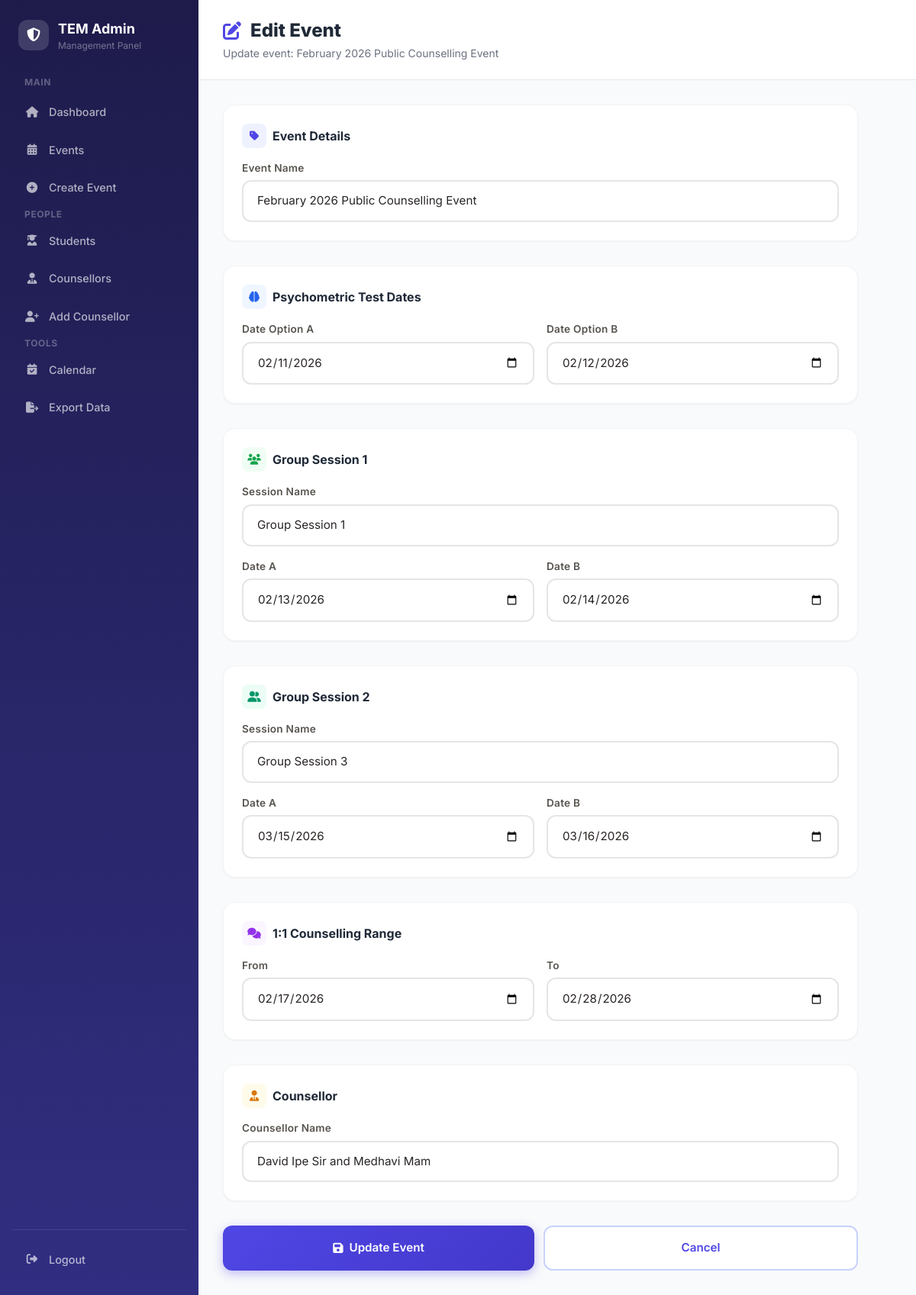
The app's page /admin/edit_event.php?id=3 (signed in) with its own data.
### tables this page shows
CREATE TABLE `schedule_master` (
  `id` int(11) NOT NULL,
  `event_name` varchar(150) DEFAULT NULL,
  `psychometric_date1` date DEFAULT NULL,
  `psychometric_date2` date DEFAULT NULL,
  `block1_session1` varchar(150) DEFAULT NULL,
  `block1_date1` date DEFAULT NULL,
  `block1_session2` varchar(150) DEFAULT NULL,
  `block1_date2` date DEFAULT NULL,
  `block2_session1` varchar(150) DEFAULT NULL,
  `block2_date1` date DEFAULT NULL,
  `block2_session2` varchar(150) DEFAULT NULL,
  `block2_date2` date DEFAULT NULL,
  `counselling_from` date DEFAULT NULL,
  `counselling_to` date DEFAULT NULL,
  `counsellors_name` varchar(120) DEFAULT NULL,
  `created_at` timestamp NOT NULL DEFAULT current_timestamp()
);

### admin/edit_event.php (the view, shortened to what this page needs)
<?php
require '../db.php';
$id = $_GET['id'] ?? die("Invalid ID");
$stmt = $pdo->prepare("SELECT * FROM schedule_master WHERE id=?");
$stmt->execute([$id]);
$event = $stmt->fetch(PDO::FETCH_ASSOC);
$en = $event['event_name'];
$p1 = $event['psychometric_date_1'] ?? $event['psychometric_date1'] ?? '';
$p2 = $event['psychometric_date_2'] ?? $event['psychometric_date2'] ?? '';
$s1n = $event['session1_name'] ?? $event['block1_session1'] ?? '';
$s1d1 = $event['session1_slot_1'] ?? $event['block1_date1'] ?? '';
$s1d2 = $event['session1_slot_2'] ?? $event['block1_date2'] ?? '';
$s2n = $event['session2_name'] ?? $event['block2_session1'] ?? '';
$s2d1 = $event['session2_slot_1'] ?? $event['block2_date1'] ?? '';
$s2d2 = $event['session2_slot_2'] ?? $event['block2_date2'] ?? '';
$cf = $event['counselling_from'] ?? '';
$ct = $event['counselling_to'] ?? '';
$cn = $event['counsellor_name'] ?? $event['counsellors_name'] ?? '';
?>
<!DOCTYPE html>
<html lang="en">
<head>
<script src="https://cdn.tailwindcss.com"></script>
<?php include 'sidebar.php'; ?>
</head>
<body class="bg-gray-50 min-h-screen flex">
<div class="flex-1 overflow-y-auto">
  <header class="bg-white border-b px-8 py-6">
    <h1 class="text-2xl font-extrabold text-gray-800 flex items-center gap-3">
      <i class="fas fa-edit text-indigo-600"></i> Edit Event
    </h1>
    <p class="text-sm text-gray-500 mt-1">Update event: <?= htmlspecialchars($en) ?></p>
  </header>
  <div class="p-8 max-w-4xl">
    <form method="POST" class="space-y-8">
      <div class="bg-white rounded-2xl p-6 shadow-sm border border-gray-100">
        <h3 class="font-bold text-gray-800 mb-4 flex items-center gap-2">
          <div class="w-8 h-8 rounded-lg bg-indigo-50 flex items-center justify-center"><i class="fas fa-tag text-indigo-600 text-sm"></i></div>
          Event Details
        </h3>
        <label class="form-label">Event Name</label>
        <input name="event_name" required class="form-input" value="<?= htmlspecialchars($en) ?>">
      </div>
      <div class="bg-white rounded-2xl p-6 shadow-sm border border-gray-100">
        <h3 class="font-bold text-gray-800 mb-4 flex items-center gap-2">
          <div class="w-8 h-8 rounded-lg bg-blue-50 flex items-center justify-center"><i class="fas fa-brain text-blue-600 text-sm"></i></div>
          Psychometric Test Dates
        </h3>
        <div class="grid grid-cols-1 md:grid-cols-2 gap-4">
          <div><label class="form-label">Date Option A</label><input type="date" name="psy_date_1" required value="<?= $p1 ?>" class="form-input"></div>
          <div><label class="form-label">Date Option B</label><input type="date" name="psy_date_2" required value="<?= $p2 ?>" class="form-input"></div>
        </div>
      </div>
      <div class="bg-white rounded-2xl p-6 shadow-sm border border-gray-100">
        <h3 class="font-bold text-gray-800 mb-4 flex items-center gap-2">
          <div class="w-8 h-8 rounded-lg bg-green-50 flex items-center justify-center"><i class="fas fa-users text-green-600 text-sm"></i></div>
          Group Session 1
        </h3>
        <div class="mb-4"><label class="form-label">Session Name</label><input name="session1_name" required value="<?= htmlspecialchars($s1n) ?>" class="form-input"></div>
        <div class="grid grid-cols-1 md:grid-cols-2 gap-4">
          <div><label class="form-label">Date A</label><input type="date" name="session1_slot_1" required value="<?= $s1d1 ?>" class="form-input"></div>
          <div><label class="form-label">Date B</label><input type="date" name="session1_slot_2" required value="<?= $s1d2 ?>" class="form-input"></div>
        </div>
      </div>
      <div class="bg-white rounded-2xl p-6 shadow-sm border border-gray-100">
        <h3 class="font-bold text-gray-800 mb-4 flex items-center gap-2">
          <div class="w-8 h-8 rounded-lg bg-emerald-50 flex items-center justify-center"><i class="fas fa-user-friends text-emerald-600 text-sm"></i></div>
          Group Session 2
        </h3>
        <div class="mb-4"><label class="form-label">Session Name</label><input name="session2_name" required value="<?= htmlspecialchars($s2n) ?>" class="form-input"></div>
        <div class="grid grid-cols-1 md:grid-cols-2 gap-4">
          <div><label class="form-label">Date A</label><input type="date" name="session2_slot_1" required value="<?= $s2d1 ?>" class="form-input"></div>
          <div><label class="form-label">Date B</label><input type="date" name="session2_slot_2" required value="<?= $s2d2 ?>" class="form-input"></div>
        </div>
      </div>
      <div class="bg-white rounded-2xl p-6 shadow-sm border border-gray-100">
        <h3 class="font-bold text-gray-800 mb-4 flex items-center gap-2">
          <div class="w-8 h-8 rounded-lg bg-purple-50 flex items-center justify-center"><i class="fas fa-comments text-purple-600 text-sm"></i></div>
          1:1 Counselling Range
        </h3>
        <div class="grid grid-cols-1 md:grid-cols-2 gap-4">
          <div><label class="form-label">From</label><input type="date" name="counselling_from" required value="<?= $cf ?>" class="form-input"></div>
          <div><label class="form-label">To</label><input type="date" name="counselling_to" required value="<?= $ct ?>" class="form-input"></div>
        </div>
      </div>
      <div class="bg-white rounded-2xl p-6 shadow-sm border border-gray-100">
        <h3 class="font-bold text-gray-800 mb-4 flex items-center gap-2">
          <div class="w-8 h-8 rounded-lg bg-amber-50 flex items-center justify-center"><i class="fas fa-user-tie text-amber-600 text-sm"></i></div>
          Counsellor
        </h3>
        <label class="form-label">Counsellor Name</label>
        <input name="counsellor_name" required value="<?= htmlspecialchars($cn) ?>" class="form-input">
      </div>
      <div class="flex gap-3">
        <button class="btn-primary flex-1 py-4"><i class="fas fa-save"></i> Update Event</button>
        <a href="events.php" class="btn-secondary flex-1 py-4 text-center">Cancel</a>
      </div>
    </form>
  </div>
</div>
</body>
</html>

### style.css (style rules this page uses)
:root { --primary-50: #eef2ff; --primary-100: #e0e7ff; --primary-200: #c7d2fe; --primary-300: #a5b4fc; --primary-400: #818cf8; --primary-500: #6366f1; --primary-600: #4f46e5; --primary-700: #4338ca; --primary-800: #3730a3; --primary-900: #312e81; --accent-400: #2dd4bf; --accent-500: #14b8a6; --accent-600: #0d9488; --gray-50: #fafaf9; --gray-100: #f5f5f4; --gray-200: #e7e5e4; --gray-300: #d6d3d1; --gray-400: #a8a29e; --gray-500: #78716c; --gray-600: #57534e; --gray-700: #44403c; --gray-800: #292524; --gray-900: #1c1917; --green-100: #dcfce7; --green-600: #16a34a; --green-700: #15803d; --yellow-100: #fef9c3; --yellow-600: #ca8a04; --red-100: #fee2e2; --red-600: #dc2626; --bg-page: #f0f2f8; --bg-card: rgba(255, 255, 255, 0.85); --border-light: rgba(99, 102, 241, 0.08); --shadow-sm: 0 1px 2px rgba(0,0,0,0.04); --shadow-md: 0 4px 12px rgba(0,0,0,0.06); --shadow-lg: 0 10px 30px rgba(0,0,0,0.08); --shadow-xl: 0 20px 50px rgba(0,0,0,0.10); --shadow-glow: 0 0 30px rgba(99, 102, 241, 0.15); --radius-md: 12px; --radius-lg: 16px; --radius-xl: 20px; --radius-2xl: 24px; --radius-full: 9999px; --ease-out: cubic-bezier(0.16, 1, 0.3, 1); }
*, *::before, *::after { box-sizing: border-box; margin: 0; padding: 0; }
body { font-family: 'Inter', -apple-system, BlinkMacSystemFont, 'Segoe UI', sans-serif; color: var(--gray-800); background: var(--bg-page); line-height: 1.6; -webkit-font-smoothing: antialiased; -moz-osx-font-smoothing: grayscale; }
.btn-primary { display: inline-flex; align-items: center; justify-content: center; gap: 8px; padding: 12px 28px; background: linear-gradient(135deg, var(--primary-600), var(--primary-700)); color: #fff; font-weight: 600; font-size: 0.95rem; border: none; border-radius: var(--radius-md); cursor: pointer; transition: all 0.25s var(--ease-out); text-decoration: none; box-shadow: 0 4px 14px rgba(79, 70, 229, 0.35); }
.btn-secondary { display: inline-flex; align-items: center; justify-content: center; gap: 8px; padding: 12px 28px; background: #fff; color: var(--primary-600); font-weight: 600; font-size: 0.95rem; border: 2px solid var(--primary-200); border-radius: var(--radius-md); cursor: pointer; transition: all 0.25s var(--ease-out); text-decoration: none; }
.form-input { width: 100%; padding: 14px 18px; background: rgba(255,255,255,0.8); border: 2px solid var(--gray-200); border-radius: var(--radius-md); font-size: 0.95rem; font-family: inherit; color: var(--gray-800); transition: all 0.25s var(--ease-out); outline: none; }
.form-input::placeholder { color: var(--gray-400); }
.form-label { display: block; font-weight: 600; font-size: 0.85rem; color: var(--gray-600); margin-bottom: 6px; letter-spacing: 0.02em; }
a { text-decoration: none; color: inherit; }

### records on screen
schedule_master: event_name "February 2026 Public Counselling Event", psy_date_1 "02/11/2026", psy_date_2 "02/12/2026", session1_name "Group Session 1", session1_slot_1 "02/13/2026", session1_slot_2 "02/14/2026", session2_name "Group Session 3", session2_slot_1 "03/15/2026", session2_slot_2 "03/16/2026", counselling_from "02/17/2026", counselling_to "02/28/2026", counsellor_name "David Ipe Sir and Medhavi Mam"
